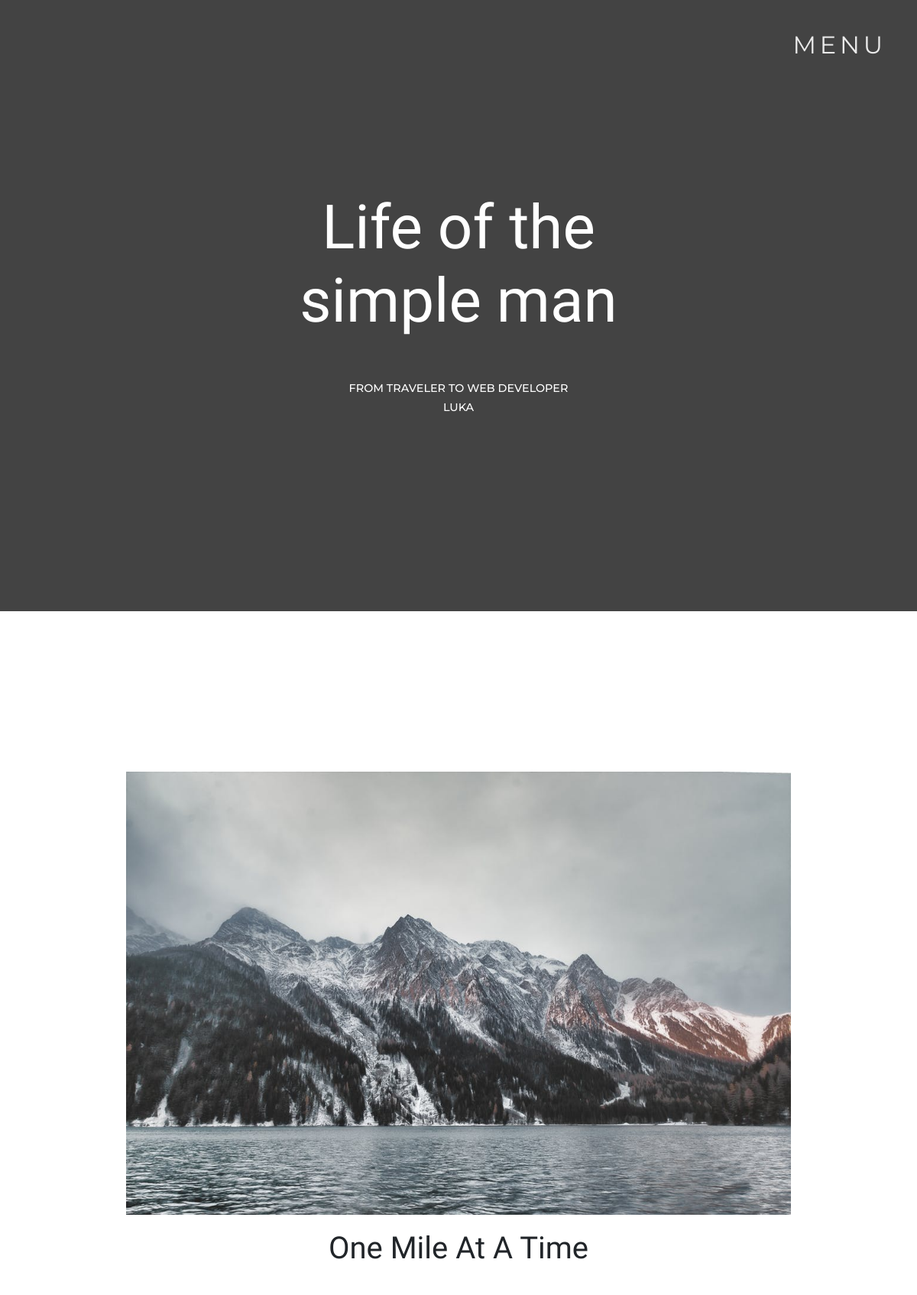
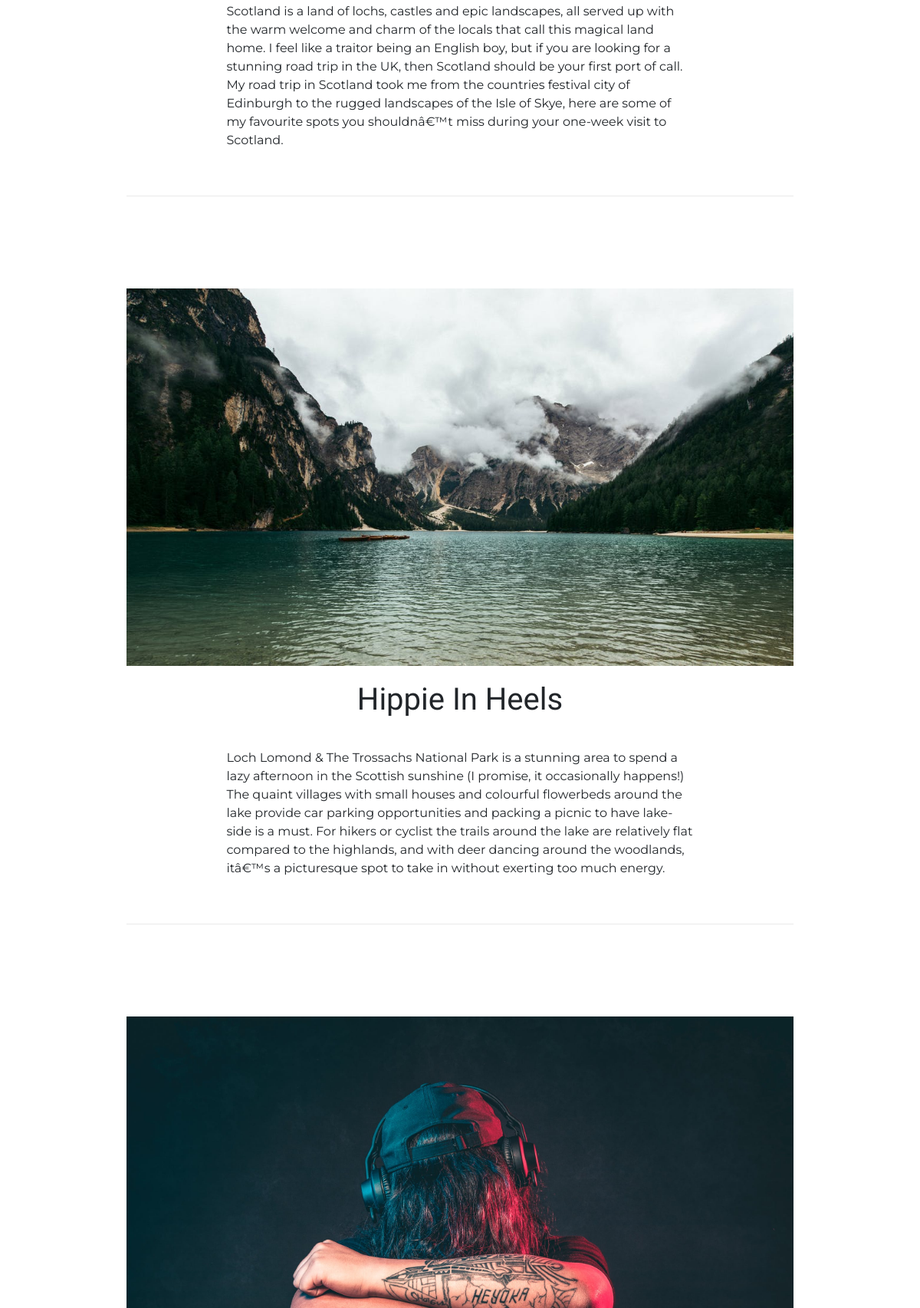
The page / (upper part) on the database its author committed (2 pictures, top to bottom).
### tables this page shows
CREATE TABLE IF NOT EXISTS `posts` (
  `id` int(11) NOT NULL AUTO_INCREMENT,
  `category_id` int(11) NOT NULL DEFAULT '0',
  `user_id` int(11) NOT NULL DEFAULT '0',
  `title` varchar(255) NOT NULL,
  `image` varchar(355) DEFAULT NULL,
  `text` text NOT NULL,
  PRIMARY KEY (`id`),
  KEY `FK_posts_categories` (`category_id`),
  KEY `FK_posts_users` (`user_id`),
  CONSTRAINT `FK_posts_categories` FOREIGN KEY (`category_id`) REFERENCES `categories` (`id`),
  CONSTRAINT `FK_posts_users` FOREIGN KEY (`user_id`) REFERENCES `users` (`id`)
);

### core/functions.php (called while the page is built, shortened)
<?php
function view($file, $data = []) {
    $file = str_replace('.', '/', $file);
    extract($data);
    require "views/{$file}.view.php";
}

### controllers/PagesController.php (called while the page is built, shortened)
<?php
class PagesController
{
    public function home()
    {
        $posts = App::get('database')->getAll("posts");
        return view('index', compact('posts'));
    }
}

### index.php (called while the page is built, shortened)
<?php
\App\Core\Router::load("routes.php")->direct(Request::prepare(), Request::method());

### core/App.php (called while the page is built, shortened)
<?php
class App
{
    public static $registry = [];
    public static function put($key, $value)
    {
        static::$registry[$key] = $value;
    }
    public static function get($key)
    {
         return  static::$registry[$key];
    }
}

### database/QueryBuilder.php (called while the page is built, shortened)
<?php
class QueryBuilder
{
    protected $pdo;
    public function __construct($pdo)
    {
        $this->pdo = $pdo;
    }
    public function getAll($table, $model = "")
    {
        $query = $this->pdo->prepare("SELECT * FROM {$table}");
        $query->execute();
        if($model) {
            return $query->fetchAll(\PDO::FETCH_CLASS, $model);
        } else {
            return $query->fetchAll(\PDO::FETCH_OBJ);
        }
    }
}

### views/index.view.php (the view, shortened to what this page needs)
<?php require "partials/header.view.php" ?>
<div class="container-fluid pagewrapper">
    <a href="" id="menu">Menu</a>
    <div class="main-content">
        <div class="video">
            <div class="headings">
                <h1>Life of the simple man</h1>
                <h3>from traveler to web developer</h3>
                <h3>Luka</h3>
            </div>
            <video autoplay muted loop id="myVideo">
                <source src="../storage/d.mp4" type="video/mp4">
            </video>
        </div>
        <div class="blogposts container">
            <?php foreach ($posts as $post):?>
                <div class="post-card">
                    <img class="post-image" src="<?= $post->image ?>" alt="Card image cap">
                    <div class="post-body">
                        <h5 class="post-title"><?= $post->title ?></h5>
                        <p class="post-text"><?= $post->text ?></p>
                    </div>
                </div>
            <?php endforeach; ?>
        </div>
    </div>
</div>
<?php require "partials/footer.view.php" ?>

### core/Router.php (shortened to what this page needs)
<?php
class Router
{
    public $routes = [
        'GET' => [],
        'POST' => []
    ];
    public function get($route, $controller, $auth = false)
    {
        $this->routes['GET'][$route] = [$controller, $auth];
    }
    public function post($route, $controller, $auth = false)
    {
        $this->routes['POST'][$route] = [$controller, $auth];
    }
    public function direct($uri, $requestMethod) {
        $route = $this->matchRoute($this->routes[$requestMethod], $uri);
        if(!is_null($route)) {
            if($route[1]) {
                if(isset($_SESSION['auth'])){
                    $this->callAction(...explode('@', $route[0]));
                }else{
                    return redirect('/admin/login');
                }
            }else{
                $exploded = explode('@', $route[0]);
                $route['controller'] = $exploded[0];
                $route['action'] = $exploded[1];
                if (isset($route['parameters'])){
                    $this->callAction($route['controller'], $route['action'], $route['parameters']);
                } else {
                    $this->callAction($route['controller'], $route['action']);
                }
            }
        } else {
            require "views/404.view.php";
        }
    }
    private function matchRoute($routes, $uri)
    {
        $uriParts = explode('/', $uri);
        foreach ($routes as $route => $routeData) {
            $routeParts = explode('/', $route);
            for ($i = 0; $i < count($uriParts); $i++) {
                if ($uriParts[$i] === $routeParts[$i]) {
                    continue;
                }
                continue 2;
            }
            return $routeData;
        }
        return null;
    }
    public function callAction($controller, $method, $params = null) {
        $c = new $c;
        if (is_array($params) || $params instanceof \Traversable) {
            return $c->$method(...$params);
        } else {
            return $c->$method();
        }
    }
}

### views/partials/header.view.php (shortened to what this page needs)
<!doctype html>
<html lang="en">
<head>
    <link rel="stylesheet" href="https://cdnjs.cloudflare.com/ajax/libs/twitter-bootstrap/4.1.1/css/bootstrap.min.css">
    <link rel="stylesheet" href="../../storage/style.css">
</head>
<body>
<section class="section">
    <div class="container-fluid page">

### views/partials/footer.view.php (shortened to what this page needs)
    </div>
</body>
</html>

### storage/style.css (style rules this page uses)
* { padding: 0; font-family: 'Montserrat', sans-serif; margin: 0; }
.page { padding: 0; }
.pagewrapper { margin: 0; padding: 0; }
.main-content { width: 100%; position: relative; height: 300vh; }
.right-nav ul li a, #menu { ; color: #fff; text-transform: uppercase; text-decoration: none; letter-spacing: 0.15em; display: inline-block; padding: 15px 20px; position: relative; }
.right-nav ul li a:after,#menu:after { background: none repeat scroll 0 0 transparent; bottom: 0; content: ""; display: block; height: 2px; left: 50%; position: absolute; background: #fff; transition: width 0.3s ease 0s, left 0.3s ease 0s; width: 0; }
.headings { position: absolute; text-align: center; top: 50%; left: 50%; transform: translate(-50%,-50%); }
.headings h1 { font-family: 'Seaweed Script', cursive; font-size: 5em; color: white; padding-bottom: 50px; }
.headings h3 { color: #ffffff; font-size: 0.9em; text-transform: uppercase; }
#menu { position: fixed; z-index: 1002; top: 0; right: 0; margin-top: 20px; color: #eaeaea; margin-right: 20px; font-size: 2em; }
.video { overflow: hidden; background-color: rgba(20,20,20, 0.8); width: 100%; height: 100vh; position: relative; }
#myVideo { position: absolute; top: 50%; left: 50%; min-width: 120%; min-height: 120%; width: auto; height: auto; z-index: -100; transform: translateX(-50%) translateY(-50%); }
.blogposts { display: grid; grid-template-columns: 1fr; grid-gap: 20px; max-width: 100vw; width: 75%; margin: 20vh auto; text-align: center; }
.post-card { display: block; max-width: 100%; border-bottom: 1px solid #eaeaea; margin: 50px auto; }
.post-image { max-width: 100%; }
.post-title { font-size: 2.5em; font-family: 'Seaweed Script', cursive; padding: 20px 0; }
.post-text { max-width: 70%; margin: 20px auto 60px; text-align: left; }

### rows shown on the page
posts: image (picture), title "One Mile At A Time", text "Scotland is a land of lochs, castles and epic landscapes, all served up with the warm welcome and charm of the locals that call this magical land home. I feel like a traitor being an English boy, but if you are looking for a stunning road trip in the UK, then Scotland should be your first port of call. My road trip in Scotland took me from the countries festival city of Edinburgh to the rugged landscapes of the Isle of Skye, here are some of my favourite spots you shouldnâ€™t miss during your one-week visit to Scotland."
posts: image (picture), title "Hippie In Heels", text "Loch Lomond & The Trossachs National Park is a stunning area to spend a lazy afternoon in the Scottish sunshine (I promise, it occasionally happens!) The quaint villages with small houses and colourful flowerbeds around the lake provide car parking opportunities and packing a picnic to have lake-side is a must. For hikers or cyclist the trails around the lake are relatively flat compared to the highlands, and with deer dancing around the woodlands, itâ€™s a picturesque spot to take in without exerting too much energy."
posts: image (picture)
